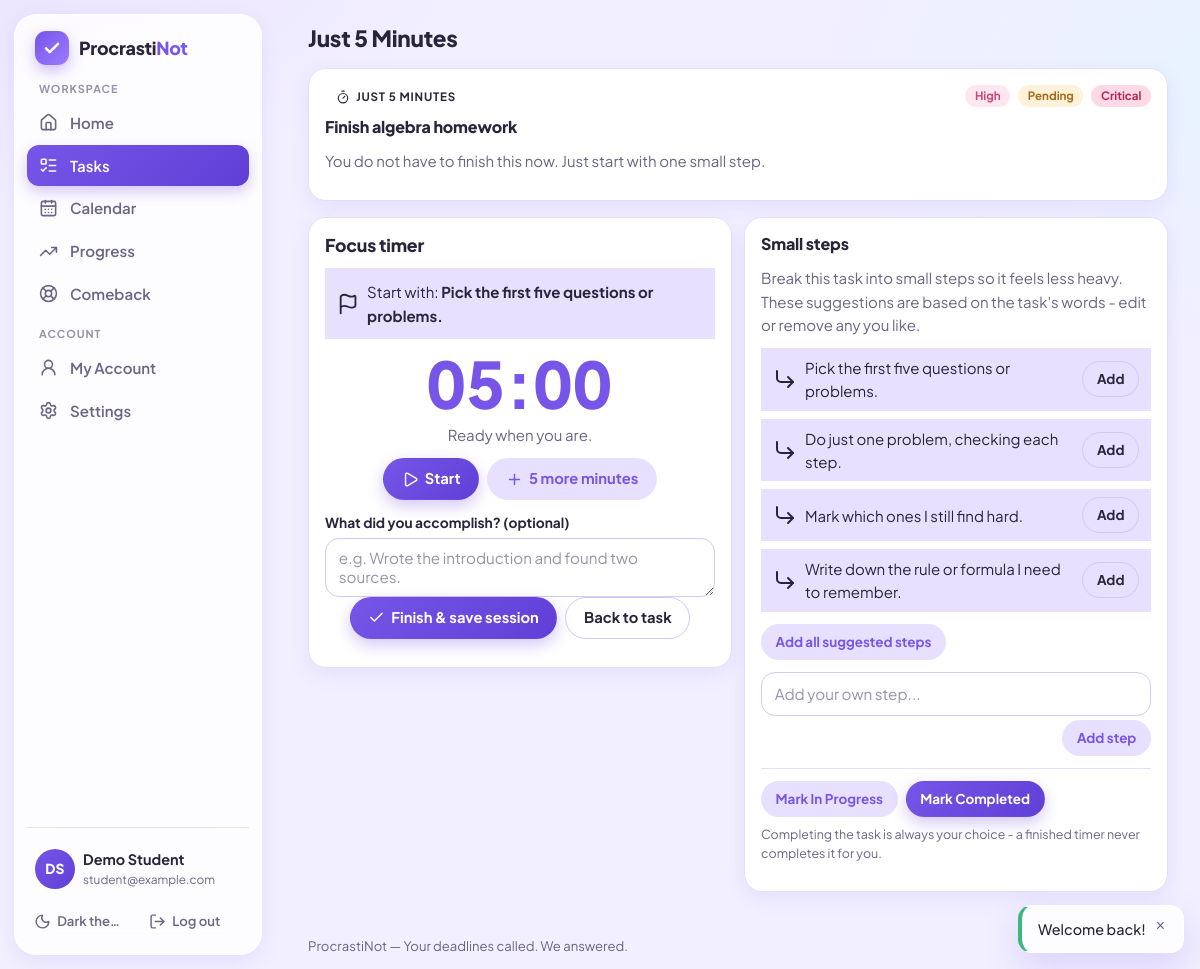
The app's page /focus.php?task=1 (signed in) with its own data.
### tables this page shows
CREATE TABLE users (
  id                  INT UNSIGNED NOT NULL AUTO_INCREMENT,
  name                VARCHAR(100) NOT NULL,
  email               VARCHAR(255) NOT NULL,
  password_hash       VARCHAR(255) NOT NULL,
  greeting            VARCHAR(150) DEFAULT NULL,
  course              VARCHAR(120) DEFAULT NULL
                        COMMENT 'Optional: course or programme the student is in',
  year_level          VARCHAR(40) DEFAULT NULL
                        COMMENT 'Optional: free-text year level, e.g. "Year 2"',
  daily_study_minutes INT UNSIGNED DEFAULT NULL
                        COMMENT 'Self-reported study time per day, used by the priority engine',
  weekly_goal         SMALLINT UNSIGNED NOT NULL DEFAULT 5
                        COMMENT 'Target number of tasks to complete each week',
  xp_enabled          TINYINT(1) NOT NULL DEFAULT 1
                        COMMENT 'Students may switch gamification off entirely',
  created_at          DATETIME NOT NULL DEFAULT CURRENT_TIMESTAMP,
  updated_at          DATETIME NOT NULL DEFAULT CURRENT_TIMESTAMP ON UPDATE CURRENT_TIMESTAMP,
  PRIMARY KEY (id),
  UNIQUE KEY uq_users_email (email)
);

CREATE TABLE tasks (
  id          INT UNSIGNED NOT NULL AUTO_INCREMENT,
  user_id     INT UNSIGNED NOT NULL,
  category_id INT UNSIGNED DEFAULT NULL,
  title       VARCHAR(200) NOT NULL,
  description TEXT DEFAULT NULL,
  notes       TEXT DEFAULT NULL,
  priority    ENUM('low','medium','high') NOT NULL DEFAULT 'medium',
  status      ENUM('pending','in_progress','completed') NOT NULL DEFAULT 'pending',
  due_date    DATE DEFAULT NULL,
  my_day      TINYINT(1) NOT NULL DEFAULT 0,
  estimated_minutes INT UNSIGNED DEFAULT NULL
                COMMENT 'Estimated minutes of work, feeds the priority engine',
  original_due_date DATE DEFAULT NULL
                COMMENT 'First deadline set; preserved when a deadline is rescheduled',
  completed_at DATETIME DEFAULT NULL
                COMMENT 'When the task last moved to completed (used for on-time rate)',
  created_at  DATETIME NOT NULL DEFAULT CURRENT_TIMESTAMP,
  updated_at  DATETIME NOT NULL DEFAULT CURRENT_TIMESTAMP ON UPDATE CURRENT_TIMESTAMP,
  PRIMARY KEY (id),
  KEY idx_tasks_user_due (user_id, due_date),
  KEY idx_tasks_user_status (user_id, status),
  KEY idx_tasks_user_completed (user_id, completed_at),
  CONSTRAINT fk_tasks_user FOREIGN KEY (user_id)
    REFERENCES users (id) ON DELETE CASCADE,
  CONSTRAINT fk_tasks_category FOREIGN KEY (category_id)
    REFERENCES categories (id) ON DELETE SET NULL
);

### focus.php (the view, shortened to what the rows shown need)
<?php
require_once __DIR__ . '/includes/auth.php';
require_once __DIR__ . '/includes/tasks.php';
require_once __DIR__ . '/includes/priority.php';
$user = require_login();
$userId = (int) $user['id'];
$taskId = (int) ($_GET['task'] ?? 0);
$task = task_find($userId, $taskId);
if ($task['status'] !== 'completed') {
    $task = priority_annotate([$task], $userId)[0];
}
$pageTitle = 'Just 5 Minutes';
$currentPage = 'tasks';
require __DIR__ . '/includes/header.php';
?>
<section class="card focus-head" aria-labelledby="focus-title">
  <div class="card-head">
    <div>
      <span class="hero-kicker"><span data-lucide="timer" aria-hidden="true"></span> Just 5 Minutes</span>
      <h2 id="focus-title"><?= e($task['title']) ?></h2>
    </div>
    <div class="badges">
      <span class="badge badge-<?= e($task['priority']) ?>"><?= e(priority_label($task['priority'])) ?></span>
      <span class="badge badge-<?= e($task['status']) ?>"><?= e(status_label($task['status'])) ?></span>
      <?php if (!empty($task['priority_info'])): ?>
      <span class="badge <?= e(priority_label_class($task['priority_info']['label'])) ?>"><?= e($task['priority_info']['label']) ?></span>
      <?php endif; ?>
    </div>
  </div>
</section>
<div class="focus-grid">
  <section class="card focus-timer-card" aria-labelledby="timer-heading">
    <h2 id="timer-heading">Focus timer</h2>
  </section>
  <section class="card focus-steps-card" aria-labelledby="steps-heading">
    <div class="card-head">
      <h2 id="steps-heading">Small steps</h2>
    </div>
  </section>
</div>
<?php require __DIR__ . '/includes/footer.php'; ?>

### includes/header.php (shortened to what the rows shown need)
<!DOCTYPE html>
<html lang="en">
<head>
<link rel="stylesheet" href="assets/css/style.css">
</head>
<body class="app-body" data-page="<?= e($currentPage) ?>">
<div class="app-shell">
  <aside class="sidebar" id="sidebar" aria-label="Main navigation">
    <div class="sidebar-account">
      <a class="sidebar-user" href="account.php">
        <?= user_avatar($user, 'md') ?>
        <span class="sidebar-user-text">
          <span class="sidebar-user-name"><?= e($user['name']) ?></span>
          <span class="sidebar-user-email"><?= e($user['email']) ?></span>
        </span>
      </a>
    </div>
  </aside>
  <div class="main-wrap">
    <header class="topbar">
      <h1 class="topbar-title"><?= e($pageTitle) ?></h1>
    </header>
    <main class="main" id="main-content">

### includes/functions.php (shortened to what the rows shown need)
<?php
function e(?string $value): string
{
    return htmlspecialchars((string) $value, ENT_QUOTES, 'UTF-8');
}
function user_initials(?string $name): string
{
    $name = trim((string) $name);
    $parts = preg_split('/\s+/', $name) ?: [];
    $first = mb_substr($parts[0] ?? '', 0, 1);
    $last  = count($parts) > 1 ? mb_substr((string) end($parts), 0, 1) : '';
    $initials = mb_strtoupper($first . $last);
    return $initials !== '' ? $initials : '?';
}
function user_avatar(?array $user, string $size = 'sm'): string
{
    $name = is_array($user) ? ($user['name'] ?? '') : '';
    $class = 'avatar avatar-' . preg_replace('/[^a-z]/', '', $size);
    return '<span class="' . $class . '" aria-hidden="true">'
        . e(user_initials((string) $name)) . '</span>';
}
function status_label(string $status): string
{
    $labels = [
        'pending'      => 'Pending',
        'in_progress'  => 'In Progress',
        'completed'    => 'Completed',
    ];
    return $labels[$status] ?? $status;
}
function priority_label(string $priority): string
{
    $labels = [
        'low'    => 'Low',
        'medium' => 'Medium',
        'high'   => 'High',
    ];
    return $labels[$priority] ?? $priority;
}

### records on screen
users: name "DS", name "Demo Student", email "student@example.com"
tasks: title "Finish algebra homework", priority "High", status "Pending"

### other values on screen
$group['label'] "WORKSPACE"
$item['label'] "Home"
$item['label'] "Tasks"
$item['label'] "Calendar"
$item['label'] "Progress"
$item['label'] "Comeback"
$group['label'] "ACCOUNT"
$item['label'] "My Account"
$item['label'] "Settings"
$pageTitle "Just 5 Minutes"
$task['priority_info']['label'] "Critical"
$suggestions[0] "Pick the first five questions or problems."
$suggestion "Pick the first five questions or problems."
$suggestion "Do just one problem, checking each step."
$suggestion "Mark which ones I still find hard."
